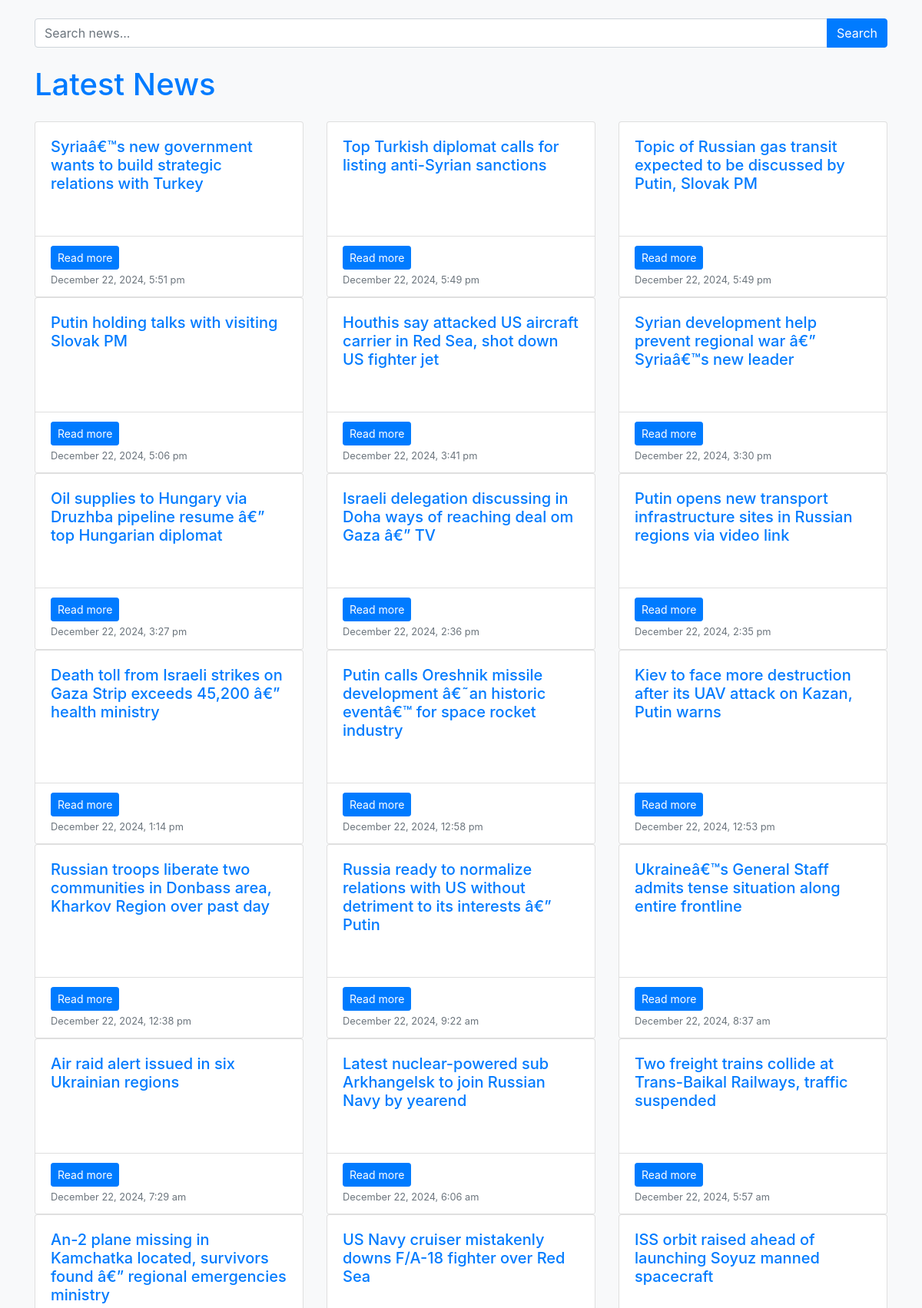
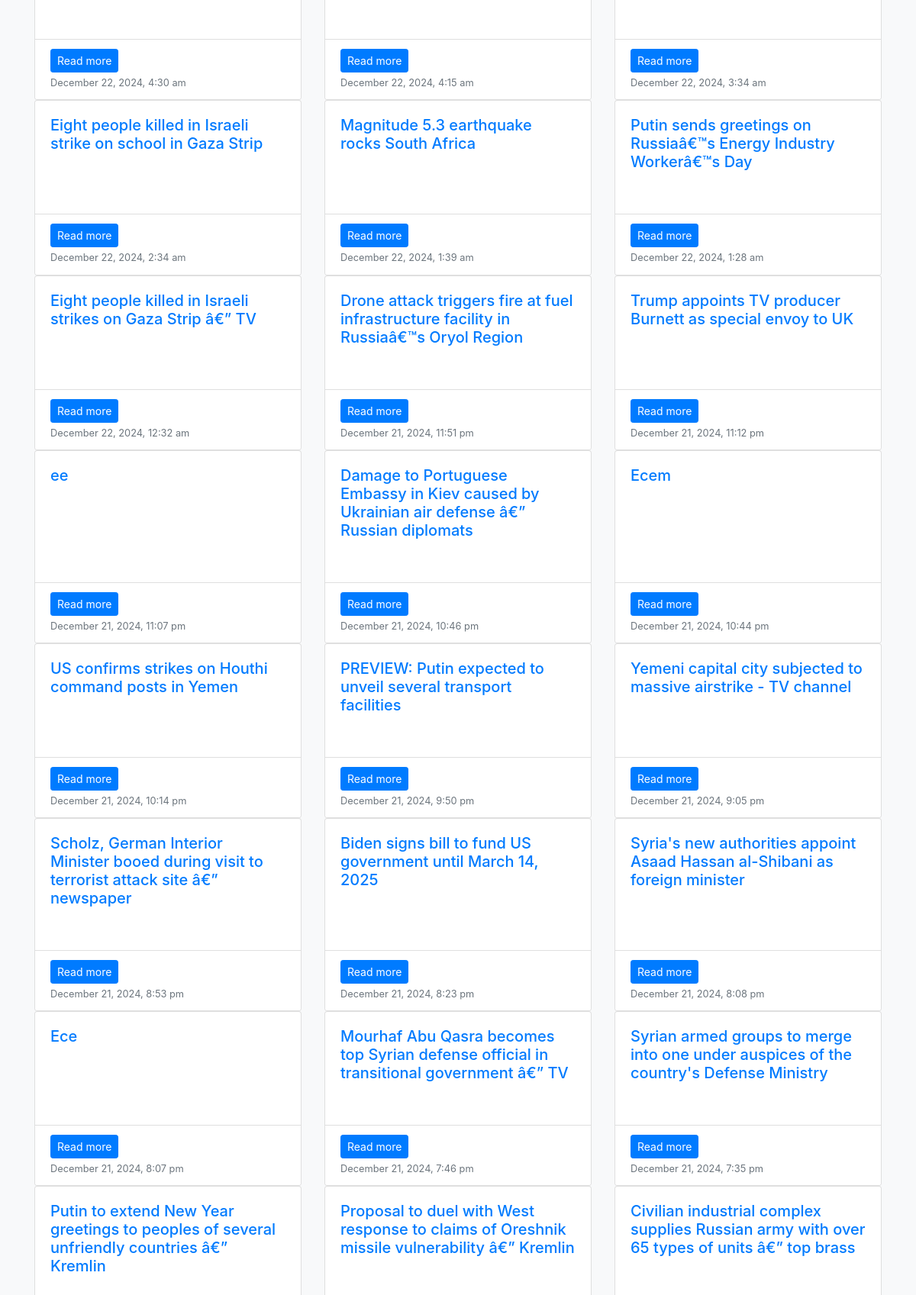
The page /app/news.php (upper part) on the database its author committed (2 pictures, top to bottom).
### tables this page shows
CREATE TABLE `news` (
  `id` int(11) NOT NULL AUTO_INCREMENT,
  `title` varchar(255) NOT NULL,
  `content` text NOT NULL,
  `category` varchar(50) NOT NULL,
  `url` varchar(255) NOT NULL,
  `published_at` datetime NOT NULL,
  PRIMARY KEY (`id`),
  UNIQUE KEY `unique_news` (`title`,`url`,`published_at`)
);

### app/news.php (the view, shortened to what this page needs)
<?php
$host = 'db_vulnerable';
$user = 'root';
$pass = 'root_password';
$dbname = 'vulnerable_db';
$conn = new mysqli($host, $user, $pass, $dbname);
$search_query = '';
if (isset($_GET['search'])) {
  $search_query = $conn->real_escape_string($_GET['search']);
  $query = "SELECT * FROM news WHERE title LIKE '%$search_query%' OR content LIKE '%$search_query%' ORDER BY published_at DESC";
} else {
  $query = "SELECT * FROM news ORDER BY published_at DESC";
}
$result = $conn->query($query);
?>
  <!DOCTYPE html>
  <html lang="en">
  <head>
    <link href="https://maxcdn.bootstrapcdn.com/bootstrap/4.5.2/css/bootstrap.min.css" rel="stylesheet">
  </head>
  <body>
  <div class="container mt-4">
    <form method="GET" action="news.php" class="mb-4">
      <div class="input-group">
        <input type="text" name="search" class="form-control" placeholder="Search news..." value="<?= htmlspecialchars($search_query); ?>">
        <div class="input-group-append">
          <button type="submit" class="btn btn-primary">Search</button>
        </div>
      </div>
    </form>
    <h1 class="text-primary mb-4">Latest News</h1>
    <div class="row">
      <?php if ($result && $result->num_rows > 0): ?>
        <?php while ($row = $result->fetch_assoc()): ?>
          <div class="col-md-4">
            <div class="card h-100">
              <div class="card-body">
                <h5 class="news-title"><?= htmlspecialchars($row['title']); ?></h5>
              </div>
              <div class="card-footer bg-white">
                <a href="<?= htmlspecialchars($row['url']); ?>" target="_blank" class="btn btn-sm btn-primary">
                  Read more
                </a>
                <small class="text-muted d-block mt-1"><?= date('F j, Y, g:i a', strtotime($row['published_at'])); ?></small>
              </div>
            </div>
          </div>
        <?php endwhile; ?>
      <?php else: ?>
        <div class="col-12">
          <div class="alert alert-warning">No news found.</div>
        </div>
      <?php endif; ?>
    </div>
  </div>
  </body>
  </html>

### app/news.php (style rules this page uses)
body { background-color: #f8f9fa; }
.news-title { color: #007bff; }
.card { margin-bottom: 20px; }

### rows shown on the page
news: title "Syriaâ€™s new government wants to build strategic relations with Turkey", published_at "December 22, 2024, 5:51 pm"
news: title "Top Turkish diplomat calls for listing anti-Syrian sanctions", published_at "December 22, 2024, 5:49 pm"
news: title "Topic of Russian gas transit expected to be discussed by Putin, Slovak PM", published_at "December 22, 2024, 5:49 pm"
news: title "Putin holding talks with visiting Slovak PM", published_at "December 22, 2024, 5:06 pm"
news: title "Houthis say attacked US aircraft carrier in Red Sea, shot down US fighter jet", published_at "December 22, 2024, 3:41 pm"
news: title "Syrian development help prevent regional war â€” Syriaâ€™s new leader", published_at "December 22, 2024, 3:30 pm"
news: title "Oil supplies to Hungary via Druzhba pipeline resume â€” top Hungarian diplomat", published_at "December 22, 2024, 3:27 pm"
news: title "Israeli delegation discussing in Doha ways of reaching deal om Gaza â€” TV", published_at "December 22, 2024, 2:36 pm"
news: title "Putin opens new transport infrastructure sites in Russian regions via video link", published_at "December 22, 2024, 2:35 pm"
news: title "Death toll from Israeli strikes on Gaza Strip exceeds 45,200 â€” health ministry", published_at "December 22, 2024, 1:14 pm"
news: title "Putin calls Oreshnik missile development â€˜an historic eventâ€™ for space rocket industry", published_at "December 22, 2024, 12:58 pm"
news: title "Kiev to face more destruction after its UAV attack on Kazan, Putin warns", published_at "December 22, 2024, 12:53 pm"
news: title "Russian troops liberate two communities in Donbass area, Kharkov Region over past day", published_at "December 22, 2024, 12:38 pm"
news: title "Russia ready to normalize relations with US without detriment to its interests â€” Putin", published_at "December 22, 2024, 9:22 am"
news: title "Ukraineâ€™s General Staff admits tense situation along entire frontline", published_at "December 22, 2024, 8:37 am"
news: title "Air raid alert issued in six Ukrainian regions", published_at "December 22, 2024, 7:29 am"
news: title "Latest nuclear-powered sub Arkhangelsk to join Russian Navy by yearend", published_at "December 22, 2024, 6:06 am"
news: title "Two freight trains collide at Trans-Baikal Railways, traffic suspended", published_at "December 22, 2024, 5:57 am"
news: title "An-2 plane missing in Kamchatka located, survivors found â€” regional emergencies ministry", published_at "December 22, 2024, 4:30 am"
news: title "US Navy cruiser mistakenly downs F/A-18 fighter over Red Sea", published_at "December 22, 2024, 4:15 am"
news: title "ISS orbit raised ahead of launching Soyuz manned spacecraft", published_at "December 22, 2024, 3:34 am"
news: title "Eight people killed in Israeli strike on school in Gaza Strip", published_at "December 22, 2024, 2:34 am"
news: title "Magnitude 5.3 earthquake rocks South Africa", published_at "December 22, 2024, 1:39 am"
news: title "Putin sends greetings on Russiaâ€™s Energy Industry Workerâ€™s Day", published_at "December 22, 2024, 1:28 am"
news: title "Eight people killed in Israeli strikes on Gaza Strip â€” TV", published_at "December 22, 2024, 12:32 am"
news: title "Drone attack triggers fire at fuel infrastructure facility in Russiaâ€™s Oryol Region", published_at "December 21, 2024, 11:51 pm"
news: title "Trump appoints TV producer Burnett as special envoy to UK", published_at "December 21, 2024, 11:12 pm"
news: title "ee", published_at "December 21, 2024, 11:07 pm"
news: title "Damage to Portuguese Embassy in Kiev caused by Ukrainian air defense â€” Russian diplomats", published_at "December 21, 2024, 10:46 pm"
news: title "Ecem", published_at "December 21, 2024, 10:44 pm"
news: title "US confirms strikes on Houthi command posts in Yemen", published_at "December 21, 2024, 10:14 pm"
news: title "PREVIEW: Putin expected to unveil several transport facilities", published_at "December 21, 2024, 9:50 pm"
news: title "Yemeni capital city subjected to massive airstrike - TV channel", published_at "December 21, 2024, 9:05 pm"
news: title "Scholz, German Interior Minister booed during visit to terrorist attack site â€” newspaper", published_at "December 21, 2024, 8:53 pm"
news: title "Biden signs bill to fund US government until March 14, 2025", published_at "December 21, 2024, 8:23 pm"
news: title "Syria's new authorities appoint Asaad Hassan al-Shibani as foreign minister", published_at "December 21, 2024, 8:08 pm"
news: title "Ece", published_at "December 21, 2024, 8:07 pm"
news: title "Mourhaf Abu Qasra becomes top Syrian defense official in transitional government â€” TV", published_at "December 21, 2024, 7:46 pm"
news: title "Syrian armed groups to merge into one under auspices of the country's Defense Ministry", published_at "December 21, 2024, 7:35 pm"
news: title "Putin to extend New Year greetings to peoples of several unfriendly countries â€” Kremlin"
news: title "Proposal to duel with West response to claims of Oreshnik missile vulnerability â€” Kremlin"
news: title "Civilian industrial complex supplies Russian army with over 65 types of units â€” top brass"
